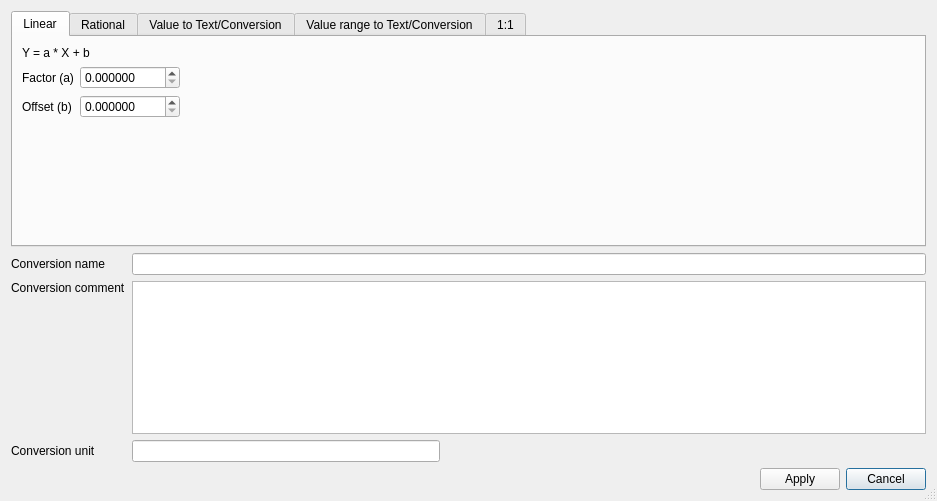
<?xml version="1.0" encoding="UTF-8"?>
<ui version="4.0">
 <class>ConversionDialog</class>
 <widget class="QDialog" name="ConversionDialog">
  <property name="geometry">
   <rect>
    <x>0</x>
    <y>0</y>
    <width>937</width>
    <height>501</height>
   </rect>
  </property>
  <property name="maximumSize">
   <size>
    <width>16777215</width>
    <height>16777215</height>
   </size>
  </property>
  <property name="windowTitle">
   <string>Define new channel</string>
  </property>
  <property name="windowIcon">
   <iconset resource="resource.qrc">
    <normaloff>:/plus.png</normaloff>:/plus.png</iconset>
  </property>
  <property name="sizeGripEnabled">
   <bool>true</bool>
  </property>
  <layout class="QGridLayout" name="gridLayout" rowstretch="1,0,0,0,0,0" columnstretch="0,0,0,0,0">
   <item row="4" column="0">
    <widget class="QLabel" name="label_6">
     <property name="text">
      <string>Conversion unit</string>
     </property>
    </widget>
   </item>
   <item row="4" column="1">
    <widget class="QLineEdit" name="unit">
     <property name="placeholderText">
      <string/>
     </property>
    </widget>
   </item>
   <item row="5" column="2">
    <spacer name="horizontalSpacer_4">
     <property name="orientation">
      <enum>Qt::Horizontal</enum>
     </property>
     <property name="sizeHint" stdset="0">
      <size>
       <width>40</width>
       <height>20</height>
      </size>
     </property>
    </spacer>
   </item>
   <item row="3" column="0">
    <widget class="QLabel" name="label_8">
     <property name="text">
      <string>Conversion comment</string>
     </property>
     <property name="alignment">
      <set>Qt::AlignLeading|Qt::AlignLeft|Qt::AlignTop</set>
     </property>
    </widget>
   </item>
   <item row="1" column="0">
    <widget class="QLabel" name="label_7">
     <property name="text">
      <string>Conversion name</string>
     </property>
    </widget>
   </item>
   <item row="5" column="1">
    <spacer name="horizontalSpacer_3">
     <property name="orientation">
      <enum>Qt::Horizontal</enum>
     </property>
     <property name="sizeHint" stdset="0">
      <size>
       <width>40</width>
       <height>20</height>
      </size>
     </property>
    </spacer>
   </item>
   <item row="5" column="4">
    <widget class="QPushButton" name="cancel_btn">
     <property name="text">
      <string>Cancel</string>
     </property>
    </widget>
   </item>
   <item row="3" column="1" colspan="4">
    <widget class="QPlainTextEdit" name="comment"/>
   </item>
   <item row="5" column="3">
    <widget class="QPushButton" name="apply_btn">
     <property name="text">
      <string>Apply</string>
     </property>
    </widget>
   </item>
   <item row="1" column="1" colspan="4">
    <widget class="QLineEdit" name="name">
     <property name="inputMask">
      <string/>
     </property>
     <property name="text">
      <string/>
     </property>
     <property name="placeholderText">
      <string/>
     </property>
    </widget>
   </item>
   <item row="0" column="0" colspan="5">
    <widget class="QTabWidget" name="tabs">
     <property name="currentIndex">
      <number>0</number>
     </property>
     <widget class="QWidget" name="tab">
      <attribute name="title">
       <string>Linear</string>
      </attribute>
      <layout class="QGridLayout" name="gridLayout_5" columnstretch="0,0,0">
       <item row="2" column="0">
        <widget class="QLabel" name="label_10">
         <property name="text">
          <string>Offset (b)</string>
         </property>
        </widget>
       </item>
       <item row="2" column="1">
        <widget class="QDoubleSpinBox" name="b">
         <property name="decimals">
          <number>6</number>
         </property>
        </widget>
       </item>
       <item row="0" column="0" colspan="2">
        <widget class="QLabel" name="label_11">
         <property name="text">
          <string>Y = a * X + b</string>
         </property>
        </widget>
       </item>
       <item row="1" column="0">
        <widget class="QLabel" name="label_9">
         <property name="text">
          <string>Factor (a)</string>
         </property>
        </widget>
       </item>
       <item row="1" column="2">
        <spacer name="horizontalSpacer">
         <property name="orientation">
          <enum>Qt::Horizontal</enum>
         </property>
         <property name="sizeHint" stdset="0">
          <size>
           <width>40</width>
           <height>20</height>
          </size>
         </property>
        </spacer>
       </item>
       <item row="1" column="1">
        <widget class="QDoubleSpinBox" name="a">
         <property name="minimumSize">
          <size>
           <width>100</width>
           <height>0</height>
          </size>
         </property>
         <property name="decimals">
          <number>6</number>
         </property>
        </widget>
       </item>
       <item row="3" column="0">
        <spacer name="verticalSpacer">
         <property name="orientation">
          <enum>Qt::Vertical</enum>
         </property>
         <property name="sizeHint" stdset="0">
          <size>
           <width>20</width>
           <height>40</height>
          </size>
         </property>
        </spacer>
       </item>
      </layout>
     </widget>
     <widget class="QWidget" name="tab_2">
      <attribute name="title">
       <string>Rational</string>
      </attribute>
      <layout class="QGridLayout" name="gridLayout_6" columnstretch="0,0,0">
       <item row="1" column="0">
        <widget class="QLabel" name="label_3">
         <property name="text">
          <string>P1</string>
         </property>
        </widget>
       </item>
       <item row="7" column="0">
        <spacer name="verticalSpacer_2">
         <property name="orientation">
          <enum>Qt::Vertical</enum>
         </property>
         <property name="sizeHint" stdset="0">
          <size>
           <width>20</width>
           <height>40</height>
          </size>
         </property>
        </spacer>
       </item>
       <item row="3" column="1">
        <widget class="QDoubleSpinBox" name="p3">
         <property name="decimals">
          <number>6</number>
         </property>
        </widget>
       </item>
       <item row="1" column="1">
        <widget class="QDoubleSpinBox" name="p1">
         <property name="minimumSize">
          <size>
           <width>100</width>
           <height>0</height>
          </size>
         </property>
         <property name="decimals">
          <number>6</number>
         </property>
        </widget>
       </item>
       <item row="2" column="1">
        <widget class="QDoubleSpinBox" name="p2">
         <property name="decimals">
          <number>6</number>
         </property>
        </widget>
       </item>
       <item row="2" column="0">
        <widget class="QLabel" name="label_4">
         <property name="text">
          <string>P2</string>
         </property>
        </widget>
       </item>
       <item row="6" column="0">
        <widget class="QLabel" name="label_15">
         <property name="text">
          <string>P6</string>
         </property>
        </widget>
       </item>
       <item row="4" column="0">
        <widget class="QLabel" name="label_13">
         <property name="text">
          <string>P4</string>
         </property>
        </widget>
       </item>
       <item row="6" column="1">
        <widget class="QDoubleSpinBox" name="p6">
         <property name="decimals">
          <number>6</number>
         </property>
        </widget>
       </item>
       <item row="5" column="1">
        <widget class="QDoubleSpinBox" name="p5">
         <property name="decimals">
          <number>6</number>
         </property>
        </widget>
       </item>
       <item row="3" column="0">
        <widget class="QLabel" name="label_5">
         <property name="text">
          <string>P3</string>
         </property>
        </widget>
       </item>
       <item row="4" column="1">
        <widget class="QDoubleSpinBox" name="p4">
         <property name="decimals">
          <number>6</number>
         </property>
        </widget>
       </item>
       <item row="5" column="0">
        <widget class="QLabel" name="label_14">
         <property name="text">
          <string>P5</string>
         </property>
        </widget>
       </item>
       <item row="1" column="2">
        <spacer name="horizontalSpacer_2">
         <property name="orientation">
          <enum>Qt::Horizontal</enum>
         </property>
         <property name="sizeHint" stdset="0">
          <size>
           <width>40</width>
           <height>20</height>
          </size>
         </property>
        </spacer>
       </item>
       <item row="0" column="0" colspan="3">
        <widget class="QLabel" name="label_2">
         <property name="text">
          <string>Y = (P1 * X^2 + P2 * X +P3) / (P4 * X^2 + P5 * X + P6)</string>
         </property>
        </widget>
       </item>
      </layout>
     </widget>
     <widget class="QWidget" name="tab_3">
      <attribute name="title">
       <string>Value to Text/Conversion</string>
      </attribute>
      <layout class="QGridLayout" name="gridLayout_2" columnstretch="0,0,0,0,0">
       <item row="1" column="0" rowspan="4" colspan="4">
        <widget class="MinimalListWidget" name="vtt_list"/>
       </item>
       <item row="5" column="2">
        <widget class="QStackedWidget" name="vtt_mode">
         <property name="currentIndex">
          <number>0</number>
         </property>
         <widget class="QWidget" name="page">
          <layout class="QHBoxLayout" name="horizontalLayout">
           <item>
            <widget class="QLineEdit" name="vtt_default"/>
           </item>
          </layout>
         </widget>
         <widget class="QWidget" name="page_2">
          <layout class="QHBoxLayout" name="horizontalLayout_2">
           <item>
            <widget class="QPushButton" name="vtt_default_btn">
             <property name="text">
              <string>Default conversion</string>
             </property>
            </widget>
           </item>
          </layout>
         </widget>
        </widget>
       </item>
       <item row="2" column="4">
        <spacer name="verticalSpacer_3">
         <property name="orientation">
          <enum>Qt::Vertical</enum>
         </property>
         <property name="sizeHint" stdset="0">
          <size>
           <width>20</width>
           <height>40</height>
          </size>
         </property>
        </spacer>
       </item>
       <item row="1" column="4">
        <widget class="QPushButton" name="insert_btn">
         <property name="text">
          <string>Insert</string>
         </property>
        </widget>
       </item>
       <item row="5" column="0">
        <widget class="QLabel" name="label_16">
         <property name="text">
          <string>Default</string>
         </property>
        </widget>
       </item>
       <item row="0" column="0" colspan="4">
        <widget class="QLabel" name="label">
         <property name="text">
          <string>X -&gt; Y (str/float) </string>
         </property>
        </widget>
       </item>
       <item row="4" column="4">
        <widget class="QPushButton" name="reset_btn">
         <property name="text">
          <string>Reset</string>
         </property>
        </widget>
       </item>
       <item row="5" column="1">
        <widget class="QComboBox" name="vtt_default_mode">
         <item>
          <property name="text">
           <string>Text</string>
          </property>
         </item>
         <item>
          <property name="text">
           <string>Conversion</string>
          </property>
         </item>
        </widget>
       </item>
      </layout>
     </widget>
     <widget class="QWidget" name="tab_4">
      <attribute name="title">
       <string>Value range to Text/Conversion</string>
      </attribute>
      <layout class="QGridLayout" name="gridLayout_3">
       <item row="1" column="0" rowspan="3" colspan="4">
        <widget class="MinimalListWidget" name="vrtt_list"/>
       </item>
       <item row="0" column="0" colspan="4">
        <widget class="QLabel" name="label_12">
         <property name="text">
          <string>[ .. X .. )  -&gt; Y (str/float) </string>
         </property>
        </widget>
       </item>
       <item row="4" column="2">
        <widget class="QStackedWidget" name="vrtt_mode">
         <property name="currentIndex">
          <number>0</number>
         </property>
         <widget class="QWidget" name="page_3">
          <layout class="QHBoxLayout" name="horizontalLayout_3">
           <item>
            <widget class="QLineEdit" name="vrtt_default"/>
           </item>
          </layout>
         </widget>
         <widget class="QWidget" name="page_4">
          <layout class="QHBoxLayout" name="horizontalLayout_4">
           <item>
            <widget class="QPushButton" name="vrtt_default_btn">
             <property name="text">
              <string>Default conversion</string>
             </property>
            </widget>
           </item>
          </layout>
         </widget>
        </widget>
       </item>
       <item row="1" column="4">
        <widget class="QPushButton" name="insert_vrtt_btn">
         <property name="text">
          <string>Insert</string>
         </property>
        </widget>
       </item>
       <item row="2" column="4">
        <spacer name="verticalSpacer_4">
         <property name="orientation">
          <enum>Qt::Vertical</enum>
         </property>
         <property name="sizeHint" stdset="0">
          <size>
           <width>20</width>
           <height>78</height>
          </size>
         </property>
        </spacer>
       </item>
       <item row="3" column="4">
        <widget class="QPushButton" name="reset_vrtt_btn">
         <property name="text">
          <string>Reset</string>
         </property>
        </widget>
       </item>
       <item row="4" column="0">
        <widget class="QLabel" name="label_17">
         <property name="text">
          <string>Default</string>
         </property>
        </widget>
       </item>
       <item row="4" column="1">
        <widget class="QComboBox" name="vrtt_default_mode">
         <item>
          <property name="text">
           <string>Text</string>
          </property>
         </item>
         <item>
          <property name="text">
           <string>Conversion</string>
          </property>
         </item>
        </widget>
       </item>
      </layout>
     </widget>
     <widget class="QWidget" name="tab_5">
      <attribute name="title">
       <string>1:1</string>
      </attribute>
      <layout class="QVBoxLayout" name="verticalLayout">
       <item>
        <widget class="QLabel" name="label_18">
         <property name="text">
          <string>X -&gt; X</string>
         </property>
        </widget>
       </item>
       <item>
        <spacer name="verticalSpacer_5">
         <property name="orientation">
          <enum>Qt::Vertical</enum>
         </property>
         <property name="sizeHint" stdset="0">
          <size>
           <width>20</width>
           <height>166</height>
          </size>
         </property>
        </spacer>
       </item>
      </layout>
     </widget>
    </widget>
   </item>
  </layout>
 </widget>
 <customwidgets>
  <customwidget>
   <class>MinimalListWidget</class>
   <extends>QListWidget</extends>
   <header>asammdf.gui.widgets.list.h</header>
  </customwidget>
 </customwidgets>
 <tabstops>
  <tabstop>tabs</tabstop>
  <tabstop>a</tabstop>
  <tabstop>b</tabstop>
  <tabstop>p1</tabstop>
  <tabstop>p2</tabstop>
  <tabstop>p3</tabstop>
  <tabstop>p4</tabstop>
  <tabstop>p5</tabstop>
  <tabstop>p6</tabstop>
  <tabstop>vtt_list</tabstop>
  <tabstop>insert_btn</tabstop>
  <tabstop>reset_btn</tabstop>
  <tabstop>vtt_default_mode</tabstop>
  <tabstop>vtt_default</tabstop>
  <tabstop>vrtt_list</tabstop>
  <tabstop>insert_vrtt_btn</tabstop>
  <tabstop>reset_vrtt_btn</tabstop>
  <tabstop>vrtt_default_mode</tabstop>
  <tabstop>vrtt_default</tabstop>
  <tabstop>name</tabstop>
  <tabstop>comment</tabstop>
  <tabstop>unit</tabstop>
  <tabstop>apply_btn</tabstop>
  <tabstop>cancel_btn</tabstop>
  <tabstop>vrtt_default_btn</tabstop>
  <tabstop>vtt_default_btn</tabstop>
 </tabstops>
 <resources>
  <include location="resource.qrc"/>
 </resources>
 <connections/>
</ui>
